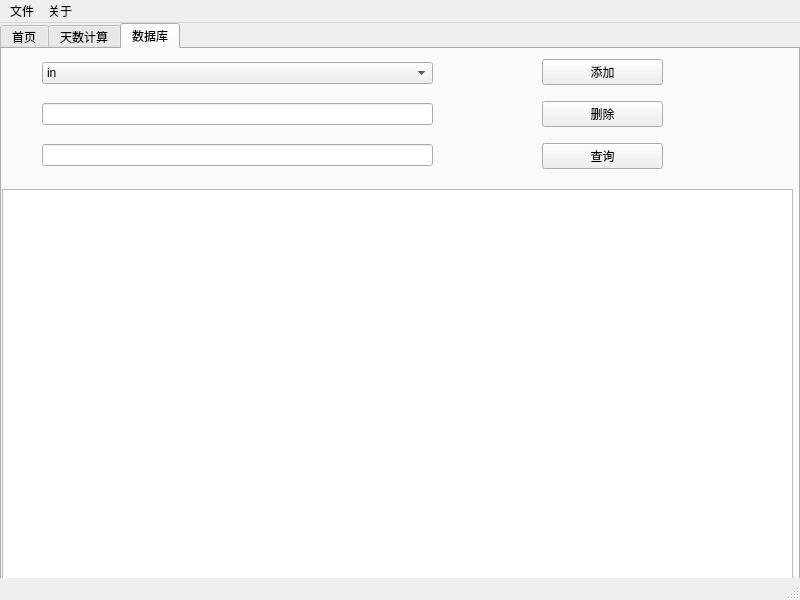
<?xml version="1.0" encoding="UTF-8"?>
<ui version="4.0">
 <class>MainWindow</class>
 <widget class="QMainWindow" name="MainWindow">
  <property name="geometry">
   <rect>
    <x>0</x>
    <y>0</y>
    <width>800</width>
    <height>600</height>
   </rect>
  </property>
  <property name="minimumSize">
   <size>
    <width>800</width>
    <height>600</height>
   </size>
  </property>
  <property name="maximumSize">
   <size>
    <width>800</width>
    <height>600</height>
   </size>
  </property>
  <property name="windowTitle">
   <string>个人工具箱</string>
  </property>
  <widget class="QWidget" name="centralwidget">
   <widget class="QTabWidget" name="tabWidget">
    <property name="enabled">
     <bool>true</bool>
    </property>
    <property name="geometry">
     <rect>
      <x>0</x>
      <y>0</y>
      <width>800</width>
      <height>560</height>
     </rect>
    </property>
    <property name="currentIndex">
     <number>2</number>
    </property>
    <property name="movable">
     <bool>false</bool>
    </property>
    <widget class="QWidget" name="tab">
     <attribute name="title">
      <string>首页</string>
     </attribute>
     <widget class="QWidget" name="verticalLayoutWidget">
      <property name="geometry">
       <rect>
        <x>200</x>
        <y>50</y>
        <width>341</width>
        <height>391</height>
       </rect>
      </property>
      <layout class="QVBoxLayout" name="verticalLayout">
       <item>
        <widget class="QLabel" name="label_6">
         <property name="font">
          <font>
           <pointsize>20</pointsize>
          </font>
         </property>
         <property name="text">
          <string>我的个人工具箱</string>
         </property>
         <property name="alignment">
          <set>Qt::AlignCenter</set>
         </property>
        </widget>
       </item>
       <item>
        <widget class="QListWidget" name="listWidget">
         <property name="font">
          <font>
           <pointsize>16</pointsize>
          </font>
         </property>
         <item>
          <property name="text">
           <string>天数计算</string>
          </property>
         </item>
         <item>
          <property name="text">
           <string>数据库</string>
          </property>
         </item>
         <item>
          <property name="text">
           <string>其他</string>
          </property>
         </item>
        </widget>
       </item>
      </layout>
     </widget>
    </widget>
    <widget class="QWidget" name="tab_2">
     <attribute name="title">
      <string>天数计算</string>
     </attribute>
     <widget class="QWidget" name="horizontalLayoutWidget">
      <property name="geometry">
       <rect>
        <x>100</x>
        <y>50</y>
        <width>591</width>
        <height>80</height>
       </rect>
      </property>
      <layout class="QHBoxLayout" name="horizontalLayout">
       <item>
        <widget class="QLabel" name="label">
         <property name="font">
          <font>
           <pointsize>20</pointsize>
          </font>
         </property>
         <property name="layoutDirection">
          <enum>Qt::LeftToRight</enum>
         </property>
         <property name="text">
          <string>选择日期</string>
         </property>
         <property name="alignment">
          <set>Qt::AlignCenter</set>
         </property>
        </widget>
       </item>
       <item>
        <widget class="QDateEdit" name="dateEdit">
         <property name="font">
          <font>
           <pointsize>20</pointsize>
          </font>
         </property>
         <property name="dateTime">
          <datetime>
           <hour>8</hour>
           <minute>0</minute>
           <second>0</second>
           <year>2024</year>
           <month>10</month>
           <day>30</day>
          </datetime>
         </property>
         <property name="date">
          <date>
           <year>2024</year>
           <month>10</month>
           <day>30</day>
          </date>
         </property>
        </widget>
       </item>
      </layout>
     </widget>
     <widget class="QWidget" name="horizontalLayoutWidget_2">
      <property name="geometry">
       <rect>
        <x>100</x>
        <y>150</y>
        <width>591</width>
        <height>81</height>
       </rect>
      </property>
      <layout class="QHBoxLayout" name="horizontalLayout_2">
       <item>
        <widget class="QLabel" name="label_2">
         <property name="font">
          <font>
           <pointsize>20</pointsize>
          </font>
         </property>
         <property name="layoutDirection">
          <enum>Qt::LeftToRight</enum>
         </property>
         <property name="text">
          <string>距今天数</string>
         </property>
         <property name="alignment">
          <set>Qt::AlignCenter</set>
         </property>
        </widget>
       </item>
       <item>
        <widget class="QLabel" name="label_3">
         <property name="font">
          <font>
           <pointsize>20</pointsize>
          </font>
         </property>
         <property name="layoutDirection">
          <enum>Qt::LeftToRight</enum>
         </property>
         <property name="text">
          <string>天</string>
         </property>
         <property name="alignment">
          <set>Qt::AlignCenter</set>
         </property>
        </widget>
       </item>
      </layout>
     </widget>
     <widget class="QWidget" name="horizontalLayoutWidget_3">
      <property name="geometry">
       <rect>
        <x>100</x>
        <y>260</y>
        <width>591</width>
        <height>81</height>
       </rect>
      </property>
      <layout class="QHBoxLayout" name="horizontalLayout_3">
       <item>
        <widget class="QLabel" name="label_4">
         <property name="font">
          <font>
           <pointsize>20</pointsize>
          </font>
         </property>
         <property name="layoutDirection">
          <enum>Qt::LeftToRight</enum>
         </property>
         <property name="text">
          <string>距今周数</string>
         </property>
         <property name="alignment">
          <set>Qt::AlignCenter</set>
         </property>
        </widget>
       </item>
       <item>
        <widget class="QLabel" name="label_5">
         <property name="font">
          <font>
           <pointsize>20</pointsize>
          </font>
         </property>
         <property name="layoutDirection">
          <enum>Qt::LeftToRight</enum>
         </property>
         <property name="text">
          <string>0周0天</string>
         </property>
         <property name="alignment">
          <set>Qt::AlignCenter</set>
         </property>
        </widget>
       </item>
      </layout>
     </widget>
     <widget class="QPushButton" name="pushButton">
      <property name="geometry">
       <rect>
        <x>270</x>
        <y>370</y>
        <width>271</width>
        <height>81</height>
       </rect>
      </property>
      <property name="font">
       <font>
        <pointsize>20</pointsize>
       </font>
      </property>
      <property name="text">
       <string>计算</string>
      </property>
     </widget>
    </widget>
    <widget class="QWidget" name="tab_3">
     <attribute name="title">
      <string>数据库</string>
     </attribute>
     <widget class="QTableWidget" name="tableWidget">
      <property name="geometry">
       <rect>
        <x>0</x>
        <y>140</y>
        <width>791</width>
        <height>391</height>
       </rect>
      </property>
     </widget>
     <widget class="QWidget" name="verticalLayoutWidget_2">
      <property name="geometry">
       <rect>
        <x>40</x>
        <y>0</y>
        <width>391</width>
        <height>131</height>
       </rect>
      </property>
      <layout class="QVBoxLayout" name="verticalLayout_2">
       <item>
        <widget class="QComboBox" name="comboBox">
         <item>
          <property name="text">
           <string>in</string>
          </property>
         </item>
         <item>
          <property name="text">
           <string>out</string>
          </property>
         </item>
        </widget>
       </item>
       <item>
        <widget class="QLineEdit" name="num_db"/>
       </item>
       <item>
        <widget class="QLineEdit" name="text_db"/>
       </item>
      </layout>
     </widget>
     <widget class="QWidget" name="verticalLayoutWidget_3">
      <property name="geometry">
       <rect>
        <x>540</x>
        <y>0</y>
        <width>121</width>
        <height>131</height>
       </rect>
      </property>
      <layout class="QVBoxLayout" name="verticalLayout_3">
       <item>
        <widget class="QPushButton" name="add_btn">
         <property name="text">
          <string>添加</string>
         </property>
        </widget>
       </item>
       <item>
        <widget class="QPushButton" name="del_btn">
         <property name="text">
          <string>删除</string>
         </property>
        </widget>
       </item>
       <item>
        <widget class="QPushButton" name="query_btn">
         <property name="text">
          <string>查询</string>
         </property>
        </widget>
       </item>
      </layout>
     </widget>
    </widget>
   </widget>
  </widget>
  <widget class="QMenuBar" name="menubar">
   <property name="geometry">
    <rect>
     <x>0</x>
     <y>0</y>
     <width>800</width>
     <height>21</height>
    </rect>
   </property>
   <widget class="QMenu" name="menu">
    <property name="title">
     <string>文件</string>
    </property>
    <addaction name="actionopen"/>
    <addaction name="actionsetting"/>
   </widget>
   <widget class="QMenu" name="menu_2">
    <property name="title">
     <string>关于</string>
    </property>
   </widget>
   <addaction name="menu"/>
   <addaction name="menu_2"/>
  </widget>
  <widget class="QStatusBar" name="statusbar"/>
  <action name="actionopen">
   <property name="text">
    <string>打开</string>
   </property>
  </action>
  <action name="actionsetting">
   <property name="text">
    <string>设置</string>
   </property>
  </action>
 </widget>
 <resources/>
 <connections>
  <connection>
   <sender>pushButton</sender>
   <signal>clicked()</signal>
   <receiver>MainWindow</receiver>
   <slot>caldays()</slot>
   <hints>
    <hint type="sourcelabel">
     <x>524</x>
     <y>436</y>
    </hint>
    <hint type="destinationlabel">
     <x>557</x>
     <y>715</y>
    </hint>
   </hints>
  </connection>
  <connection>
   <sender>listWidget</sender>
   <signal>itemClicked(QListWidgetItem*)</signal>
   <receiver>MainWindow</receiver>
   <slot>gotopages()</slot>
   <hints>
    <hint type="sourcelabel">
     <x>271</x>
     <y>152</y>
    </hint>
    <hint type="destinationlabel">
     <x>809</x>
     <y>342</y>
    </hint>
   </hints>
  </connection>
  <connection>
   <sender>add_btn</sender>
   <signal>clicked()</signal>
   <receiver>MainWindow</receiver>
   <slot>addDB()</slot>
   <hints>
    <hint type="sourcelabel">
     <x>615</x>
     <y>64</y>
    </hint>
    <hint type="destinationlabel">
     <x>673</x>
     <y>-13</y>
    </hint>
   </hints>
  </connection>
  <connection>
   <sender>del_btn</sender>
   <signal>clicked()</signal>
   <receiver>MainWindow</receiver>
   <slot>delDB()</slot>
   <hints>
    <hint type="sourcelabel">
     <x>551</x>
     <y>110</y>
    </hint>
    <hint type="destinationlabel">
     <x>528</x>
     <y>-12</y>
    </hint>
   </hints>
  </connection>
  <connection>
   <sender>query_btn</sender>
   <signal>clicked()</signal>
   <receiver>MainWindow</receiver>
   <slot>queryDB()</slot>
   <hints>
    <hint type="sourcelabel">
     <x>621</x>
     <y>151</y>
    </hint>
    <hint type="destinationlabel">
     <x>475</x>
     <y>-9</y>
    </hint>
   </hints>
  </connection>
 </connections>
 <slots>
  <slot>caldays()</slot>
  <slot>gotopages()</slot>
  <slot>addDB()</slot>
  <slot>delDB()</slot>
  <slot>queryDB()</slot>
 </slots>
</ui>
